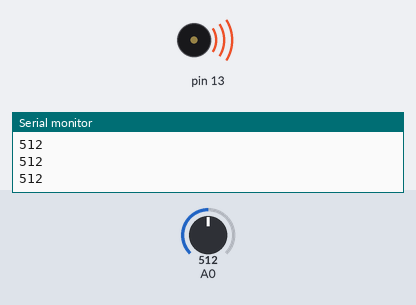
Bench run of a sketch on a simulated Arduino Uno, built with avr-gcc and run on an emulated ATmega328P. Parts: buzzer (waves = sounding), the last lines printed to the serial monitor. Inputs (shaded band) come from the test bench; at power-on: A0 = 512.

Above: at 1.2 s.
1.3 s: A0 set to 0
At 2.0 s:
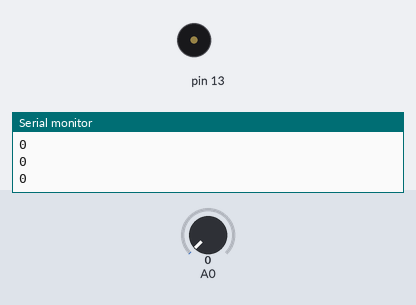
3.0 s: A0 set to 122
At 4.3 s:
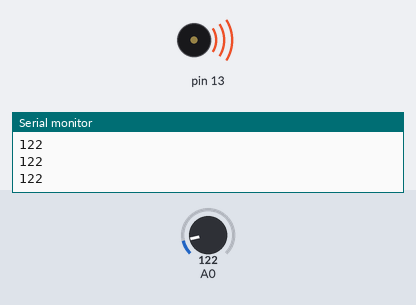
Timing chart, 0 to 6.0 s (numbered marks = the images above; inputs shaded):
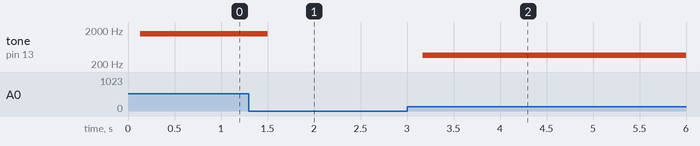

The sketch:

sketch_may01a.ino
```cpp
#include <math.h>

const int historyToKeep = 40;
int historicalInputs [historyToKeep] = {};

void setup() {
  Serial.begin(9600);
  for(int i = 0; i < historyToKeep; i++){
    historicalInputs[i] = 0;
  }
}

void loop() {
  int in = analogRead(A0);

  for(int i = historyToKeep-1; i > 0; i--)
  {
    historicalInputs[i] = historicalInputs[i-1];
  }

  historicalInputs[0] = in;

  int sum = 0;
  for(int i = 0; i < historyToKeep; i++)
  {
    sum += historicalInputs[i];
  }

  int average = sum/historyToKeep;
  Serial.println(average);

  tone(13, average * 3);
}
```

Measured:
- after the input at 1.3 s, tone on pin 13: 1536 Hz → silent after 0.20 s
- after the input at 3.0 s, tone on pin 13: silent → 366 Hz after 0.17 s
